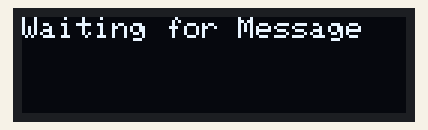
Simulated run of this sketch. Board: ESP32. Shown: 128×32 one-colour display. WiFi joins after 1.5 s; servers stay silent unless stated; the display library's start-up logo is not drawn; the local clock reads 2024-03-15 10:24:30 at power-on unless the sketch sets it; what the sketch prints to the serial monitor is not drawn.

Above: at 0.1 s.
At 2.6 s:
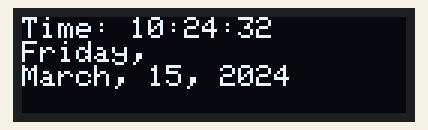
At 10.7 s:
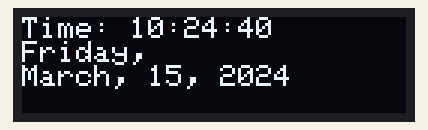
At 19.8 s:
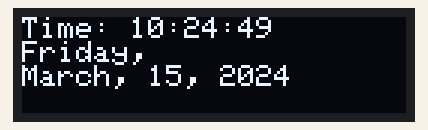
At 29.0 s:
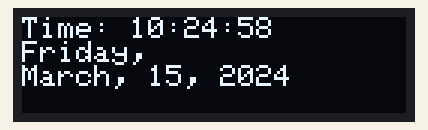
At 38.1 s:
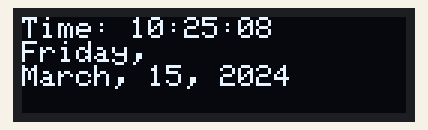

The sketch:

28c_WiFiConnect_SimpleTime_OLED.ino
```cpp
#include <Wire.h>
#include <Adafruit_SSD1306.h>
#include <Adafruit_Sensor.h>

#define SCREEN_WIDTH 128  // OLED display width, in pixels
#define SCREEN_HEIGHT 32  // OLED display height, in pixels

Adafruit_SSD1306 display(SCREEN_WIDTH, SCREEN_HEIGHT, &Wire);


#include <WiFi.h>
#include "time.h"
#include "esp_sntp.h"

const char *ssid = "TimL-is-Cool";
const char *password = "12345678";

const char *ntpServer1 = "pool.ntp.org";
const char *ntpServer2 = "time.nist.gov";
const long gmtOffset_sec = 3600;
const int daylightOffset_sec = 3600;

const char* tz = "MST7MDT,M3.2.0,M11.1.0"; // Idaho Mountain Time
const char *time_zone = "MST7MDT,M3.2.0,M11.1.0"; // CET-1CEST,M3.5.0,M10.5.0/3";  // TimeZone rule for Europe/Rome including daylight adjustment rules (optional)

void printLocalTime() {
  struct tm timeinfo;
  if (!getLocalTime(&timeinfo)) {
    Serial.println("No time available (yet)");
    return;
  }
  //Serial.println(&timeinfo, "%A, %B %d %Y %H:%M:%S");
  Serial.println(&timeinfo, "%A, %B, %d, %Y");

  char timeString[64];
  strftime(timeString, sizeof(timeString), "%H:%M:%S", &timeinfo);

  display.clearDisplay();
  display.setCursor(0, 0);
  display.print("Time: ");
  display.println(timeString);
  display.println(&timeinfo, "%A,");
  display.println(&timeinfo, "%B, %d, %Y");
  //display.println(&timeinfo, "%Y");

  display.display();

}

// Callback function (gets called when time adjusts via NTP)
void timeavailable(struct timeval *t) {
  Serial.println("Got time adjustment from NTP!");
  printLocalTime();
}

void setup() {
  Serial.begin(115200);

  Wire.begin();  // Initialize I2C communication
  // SSD1306_SWITCHCAPVCC = generate display voltage from 3.3V internally
  if (!display.begin(SSD1306_SWITCHCAPVCC, 0x3C)) {  // Address 0x3C for 128x32
    Serial.println(F("SSD1306 allocation failed"));
    for (;;)
      ;  // Don't proceed, loop forever
  }
  display.display();  // Display AdaFruit Logo
  //delay(2000);        // Pause for 2 seconds
  display.clearDisplay();
  display.setTextSize(1);
  display.setTextColor(WHITE);
  display.setRotation(0);
  display.setCursor(0, 0);

  display.println("Waiting for Message");//loading data prior to display
  display.display();             //Update the OLED display

  // First step is to configure WiFi STA and connect in order to get the current time and date.
  Serial.printf("Connecting to %s ", ssid);
  WiFi.begin(ssid, password);

  /**
   * NTP server address could be acquired via DHCP,
   *
   * NOTE: This call should be made BEFORE esp32 acquires IP address via DHCP,
   * otherwise SNTP option 42 would be rejected by default.
   * NOTE: configTime() function call if made AFTER DHCP-client run
   * will OVERRIDE acquired NTP server address
   */
  esp_sntp_servermode_dhcp(1);  // (optional)

  while (WiFi.status() != WL_CONNECTED) {
    delay(500);
    Serial.print(".");
  }
  Serial.println(" CONNECTED");

  // set notification call-back function
  sntp_set_time_sync_notification_cb(timeavailable);

  /**
   * This will set configured ntp servers and constant TimeZone/daylightOffset
   * should be OK if your time zone does not need to adjust daylightOffset twice a year,
   * in such a case time adjustment won't be handled automagically.
   */
  configTime(gmtOffset_sec, daylightOffset_sec, ntpServer1, ntpServer2);
  configTzTime(tz, "pool.ntp.org");

  /**
   * A more convenient approach to handle TimeZones with daylightOffset
   * would be to specify a environment variable with TimeZone definition including daylight adjustmnet rules.
   * A list of rules for your zone could be obtained from https://github.com/esp8266/Arduino/blob/master/cores/esp8266/TZ.h
   */
  //configTzTime(time_zone, ntpServer1, ntpServer2);
}

void loop() {
  delay(1000);
  printLocalTime();  // it will take some time to sync time :)
}
```

Measured:
- what the display in image 0 shows lasts 2.5 s, from 0.1 s to 2.6 s
- what the display in image 1 shows lasts 1.0 s, from 2.6 s to 3.6 s
